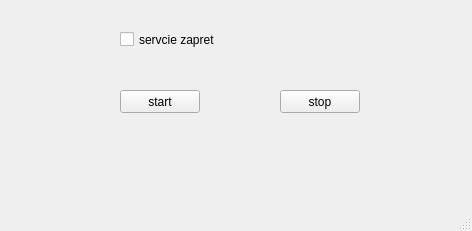
<?xml version="1.0" encoding="UTF-8"?>
<ui version="4.0">
 <class>MainWindow</class>
 <widget class="QMainWindow" name="MainWindow">
  <property name="geometry">
   <rect>
    <x>0</x>
    <y>0</y>
    <width>472</width>
    <height>231</height>
   </rect>
  </property>
  <property name="windowTitle">
   <string>Zapret</string>
  </property>
  <property name="windowIcon">
   <iconset>
    <normalon>:/icons/icons/zapret.png</normalon>
   </iconset>
  </property>
  <widget class="QWidget" name="centralwidget">
   <widget class="QPushButton" name="pushButton_start">
    <property name="geometry">
     <rect>
      <x>120</x>
      <y>90</y>
      <width>80</width>
      <height>23</height>
     </rect>
    </property>
    <property name="text">
     <string>start</string>
    </property>
   </widget>
   <widget class="QPushButton" name="pushButton_stop">
    <property name="geometry">
     <rect>
      <x>280</x>
      <y>90</y>
      <width>80</width>
      <height>23</height>
     </rect>
    </property>
    <property name="text">
     <string>stop</string>
    </property>
   </widget>
   <widget class="QCheckBox" name="checkBox">
    <property name="geometry">
     <rect>
      <x>120</x>
      <y>30</y>
      <width>231</width>
      <height>19</height>
     </rect>
    </property>
    <property name="text">
     <string>servcie zapret</string>
    </property>
   </widget>
  </widget>
  <widget class="QStatusBar" name="statusbar"/>
 </widget>
 <resources/>
 <connections/>
</ui>
